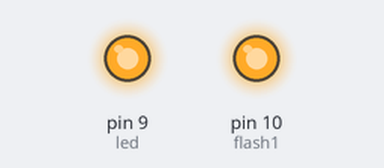
A sketch run on a simulated Arduino Uno, built with avr-gcc and run on an emulated ATmega328P. On the bench: output pins drawn as LEDs (lit = HIGH).

Above: at 0.1 s.
Timing chart, 0 to 1.6 s (numbered marks = the images above):
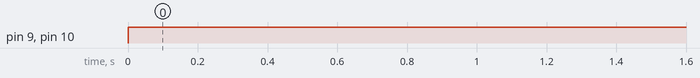

The sketch:

leddimmer_copy_20250907102602.ino
```cpp
int led = 9;         // the fade PWM pin the LED is attached to
int flash1 = 10;
int flash2 = 9;
int brightness = 50;  // how bright the LED is
int fadeAmount = 5;  // how many points to fade the LED by
int BRIGHTNESS_MAX = 255;
bool flash1active = true;
bool flash2active = false;


// the setup routine runs once when you press reset:
void setup() {
  // declare pin 9 to be an output:
  pinMode(led, OUTPUT);
}

// the loop routine runs over and over again forever:
void loop() {
  // set the brightness of pin 9:
  //flash();
  turnOn();
}

void turnOn(){
  analogWrite(flash1, BRIGHTNESS_MAX);
  analogWrite(flash2, BRIGHTNESS_MAX);
}

void flash(){
    // set the brightness of pin 9:
  analogWrite(flash1, flash1active ? BRIGHTNESS_MAX : 0);
  analogWrite(flash2, flash2active ? BRIGHTNESS_MAX : 0);

  if(flash1active || flash2active){
    flash1active = !flash1active;
    flash2active = !flash2active;
  }


  // analogWrite(flash1, BRIGHTNESS_MAX);

  // // change the brightness for next time through the loop:
  // brightness = brightness + fadeAmount;

  // // reverse the direction of the fading at the ends of the fade:
  // if (brightness <= 50 || brightness >= 255) {
  //   fadeAmount = -fadeAmount;
  // }
  // wait for 30 milliseconds to see the dimming effect
  delay(40);
}
```

Measured:
- by itself, pin 9 (led), pin 10 (flash1): LOW → HIGH at 0.00 s
